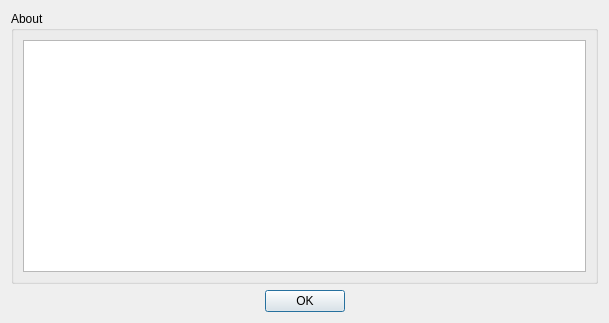
<?xml version="1.0" encoding="UTF-8"?>
<ui version="4.0">
    <class>Form</class>
    <widget class="QWidget" name="Form">
        <property name="geometry">
            <rect>
                <x>0</x>
                <y>0</y>
                <width>609</width>
                <height>323</height>
            </rect>
        </property>
        <property name="windowTitle">
            <string>About</string>
        </property>
        <layout class="QGridLayout" name="gridLayout_2">
            <item row="0" column="0">
                <layout class="QGridLayout" name="gridLayout">
                    <item row="1" column="0">
                        <widget class="QDialogButtonBox" name="buttonBox">
                            <property name="standardButtons">
                                <set>QDialogButtonBox::Ok</set>
                            </property>
                            <property name="centerButtons">
                                <bool>true</bool>
                            </property>
                        </widget>
                    </item>
                    <item row="0" column="0">
                        <widget class="QGroupBox" name="groupBox">
                            <property name="title">
                                <string>About</string>
                            </property>
                            <layout class="QGridLayout" name="gridLayout_4">
                                <item row="0" column="0">
                                    <layout class="QGridLayout" name="gridLayout_3">
                                        <item row="0" column="0">
                                            <widget class="QTextBrowser" name="textBrowser"/>
                                        </item>
                                    </layout>
                                </item>
                            </layout>
                        </widget>
                    </item>
                </layout>
            </item>
        </layout>
    </widget>
    <resources/>
    <connections/>
</ui>
